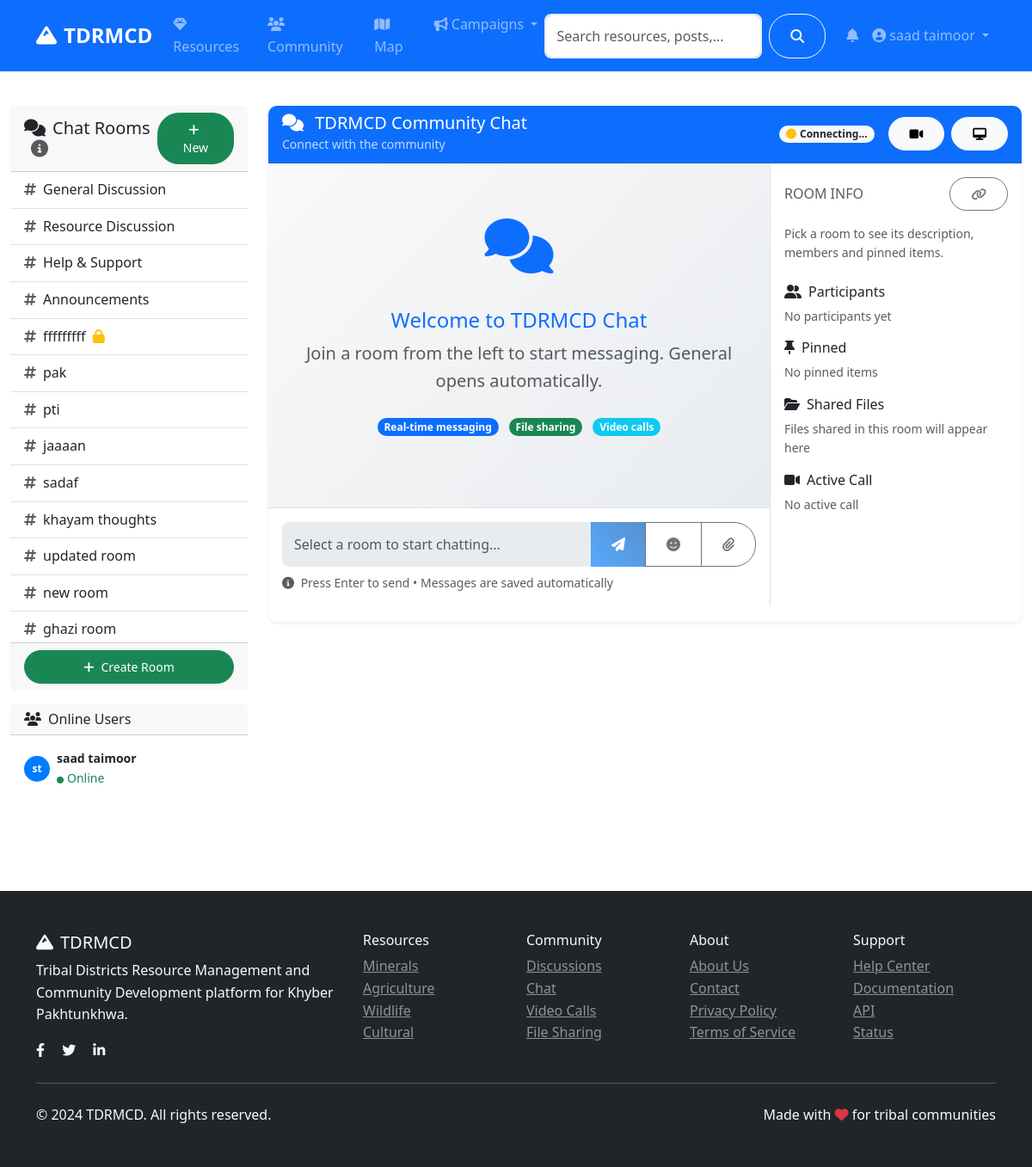
Before: /community/chat (signed in) with the older database file.
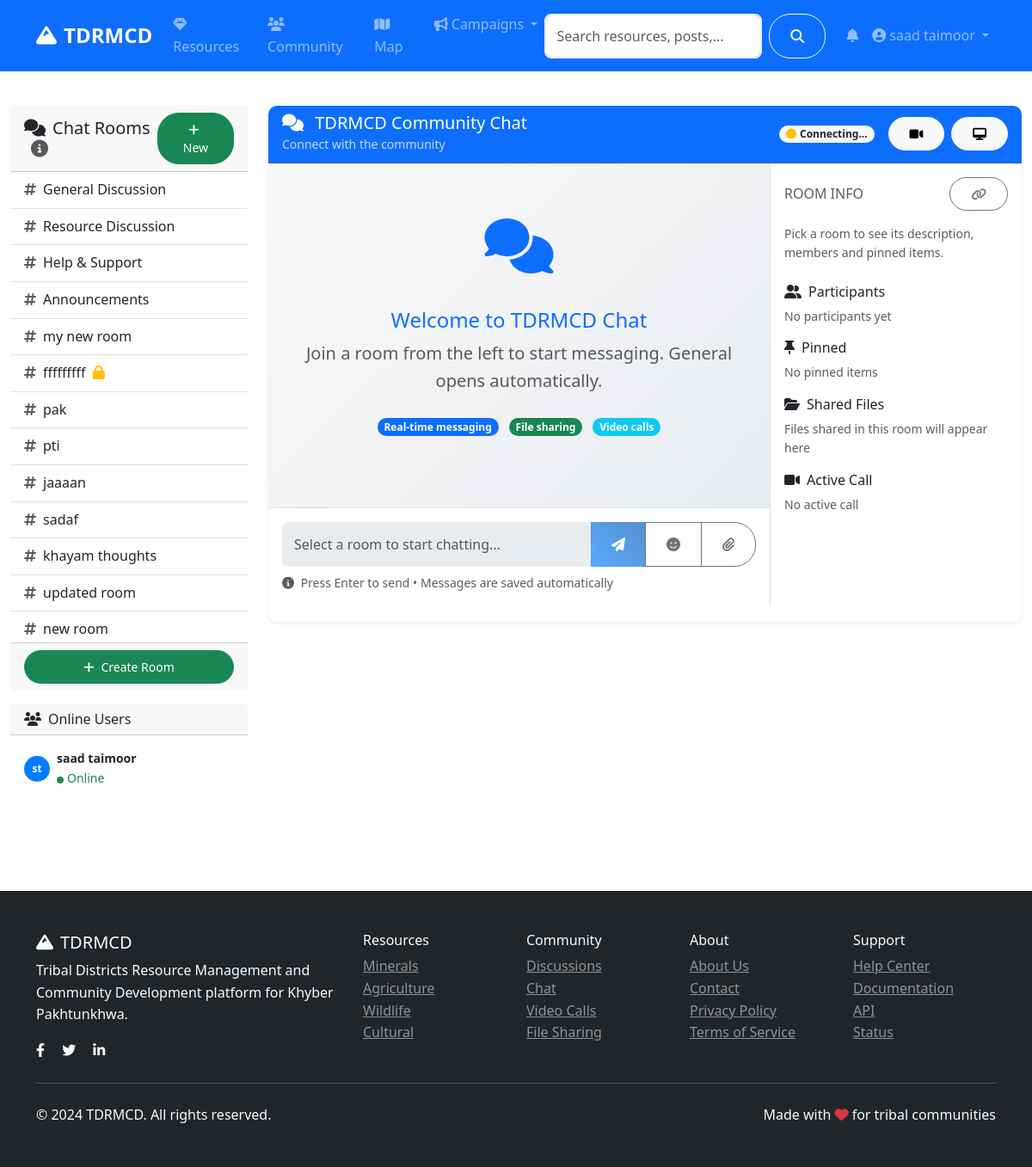
After: the same page with the newer database file.
### models.py (models this page shows, shortened)
class ChatRoom(db.Model):
    id = db.Column(db.Integer, primary_key=True)
    room_id = db.Column(db.String(100), unique=True, nullable=False)
    name = db.Column(db.String(200), nullable=False)
    description = db.Column(db.Text)
    is_private = db.Column(db.Boolean, default=False)
    created_by = db.Column(db.Integer, db.ForeignKey('user.id'), nullable=False)
    created_at = db.Column(db.DateTime, default=datetime.utcnow)
    creator = db.relationship('User', backref='created_chat_rooms')

### routes/community.py (the view)
@community_bp.route('/chat')
@login_required
def chat():
    room_param = request.args.get('room')
    room_name_param = request.args.get('room_name')
    if room_param:
        return redirect(url_for('community.chat_room', room_id=room_param))
    if room_name_param:
        slug = ''.join(c.lower() if c.isalnum() else '-' for c in room_name_param).strip('-') or f"room-{uuid.uuid4().hex[:6]}"
        return redirect(url_for('community.chat_room', room_id=slug))
    default_rooms = [
        {'id': 'general', 'name': 'General Discussion'},
        {'id': 'resources', 'name': 'Resource Discussion'},
        {'id': 'help', 'name': 'Help & Support'},
        {'id': 'announcements', 'name': 'Announcements'}
    ]
    if current_user.is_authenticated and current_user.is_admin():
        db_rooms = ChatRoom.query.order_by(ChatRoom.created_at.desc()).all()
    else:
        db_rooms = ChatRoom.query.filter(
            (ChatRoom.is_private == False) | (ChatRoom.created_by == (current_user.id if current_user.is_authenticated else -1))
        ).order_by(ChatRoom.created_at.desc()).all()
    return render_template('community/chat.html', rooms=default_rooms, db_rooms=db_rooms)

### app.py (called while the page is built)
@login_manager.user_loader
def load_user(user_id):
    return User.query.get(int(user_id))

### models.py (called while the page is built)
    def get_full_name(self):
        return f"{self.first_name} {self.last_name}"

    def is_admin(self):
        return self.role == 'admin'

### templates/community/chat.html (shortened to what the changed rows need)
{% extends "base.html" %}
{% block content %}
<div class="container-fluid py-4">
    <div class="row">
        <div class="col-lg-3 col-md-4 mb-4">
            <div class="card" style="max-height: calc(100vh - 120px); display: flex; flex-direction: column;">
                <div class="card-body p-0" style="flex: 1 1 auto; overflow-y: auto;">
                    <div class="list-group list-group-flush" id="rooms-list">
                        {% for room in rooms %}
                        <a href="{{ url_for('community.chat_room', room_id=room.id) }}"
                           class="list-group-item list-group-item-action d-flex justify-content-between align-items-center room-link"
                           data-room-id="{{ room.id }}" data-room-name="{{ room.name }}">
                            <div>
                                <i class="fas fa-hashtag me-2 text-muted"></i>{{ room.name }}
                            </div>
                        </a>
                        {% endfor %}
                        {% for room in db_rooms %}
                        <a href="{{ url_for('community.chat_room', room_id=room.room_id) }}"
                           class="list-group-item list-group-item-action d-flex justify-content-between align-items-center room-link"
                           data-room-id="{{ room.room_id }}" data-room-name="{{ room.name }}">
                            <div>
                                <i class="fas fa-hashtag me-2 text-muted"></i>{{ room.name }}
                                {% if room.is_private %}
                                    <i class="fas fa-lock ms-1 text-warning" title="Private Room"></i>
                                {% endif %}
                            </div>
                        </a>
                        {% endfor %}
                    </div>
                </div>
            </div>
        </div>
    </div>
</div>
{% endblock %}

Changed rows visible on the page:
no longer on this page (row unchanged): ChatRoom: name "ghazi room"
added ChatRoom: name "my new room"
